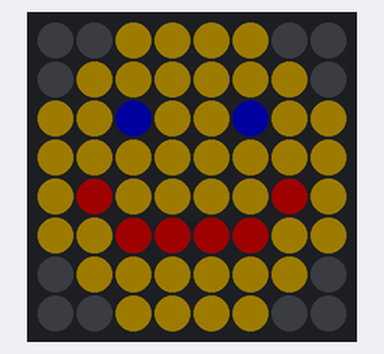
This program was run on a simulated Raspberry Pi Pico running MicroPython. On the bench: 8×8 RGB LED matrix (first LED top left, wired row by row, every second row reversed). Dim RGB values are drawn brighter than linear; what the program prints to the serial console is not drawn.

Above: at 0.1 s.
At 2.09 s:
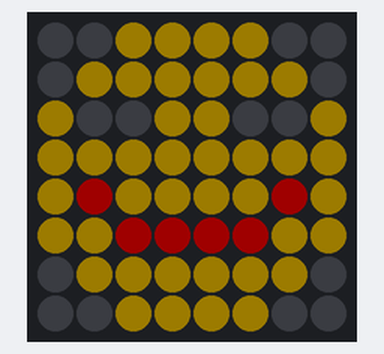
At 3.7 s:
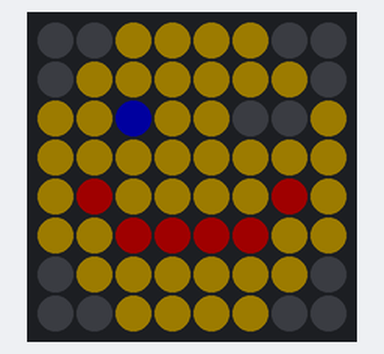

Measured:
- by itself, everything shown: repeats every 4.2 s, in 4 steps
- what the display in image 2 shows lasts 0.5 s, from 3.7 s to 4.2 s

The program:

11-winking-face.py
```python
# Lab 11: Winking Face
# Filename: 11-winking-face.py
# Version: 1.0.0
#
# An animation: the smiley face blinks, then winks at you. An animation is
# a list of pictures, called frames, shown one after another. Each frame
# has a picture and the number of seconds it stays on the matrix.

from machine import Pin
from neopixel import NeoPixel
from utime import sleep
import config

print("Lab 11: Winking Face (version 1.0.0)")

# hardware settings from config.py
NEOPIXEL_PIN = config.NEOPIXEL_PIN
NUMBER_PIXELS = config.NUMBER_PIXELS
MATRIX_WIDTH = config.MATRIX_WIDTH
MATRIX_HEIGHT = config.MATRIX_HEIGHT
SERPENTINE = config.SERPENTINE

strip = NeoPixel(Pin(NEOPIXEL_PIN), NUMBER_PIXELS)

# the color key: which color each letter stands for
COLORS = {
    ".": (0, 0, 0),         # off
    "Y": (28, 22, 0),       # yellow
    "B": (0, 0, 32),        # blue
    "R": (32, 0, 0),        # red
}

# three pictures of the same face. Only row 2, the eyes, is different.
FACE = [
    "..YYYY..",
    ".YYYYYY.",
    "YYBYYBYY",
    "YYYYYYYY",
    "YRYYYYRY",
    "YYRRRRYY",
    ".YYYYYY.",
    "..YYYY..",
]

BLINK = [
    "..YYYY..",
    ".YYYYYY.",
    "Y..YY..Y",
    "YYYYYYYY",
    "YRYYYYRY",
    "YYRRRRYY",
    ".YYYYYY.",
    "..YYYY..",
]

WINK = [
    "..YYYY..",
    ".YYYYYY.",
    "YYBYY..Y",
    "YYYYYYYY",
    "YRYYYYRY",
    "YYRRRRYY",
    ".YYYYYY.",
    "..YYYY..",
]

# the animation: (picture, seconds to show it)
FRAMES = [
    (FACE, 2.0),
    (BLINK, 0.15),
    (FACE, 1.5),
    (WINK, 0.5),
]

def xy(x, y):
    if SERPENTINE and y % 2 == 1:
        return y * MATRIX_WIDTH + (MATRIX_WIDTH - 1 - x)
    return y * MATRIX_WIDTH + x

def draw(picture):
    # look at every letter and give the pixel in the same spot its color
    for y in range(MATRIX_HEIGHT):
        for x in range(MATRIX_WIDTH):
            letter = picture[y][x]
            strip[xy(x, y)] = COLORS[letter]
    strip.write()

while True:
    for picture, seconds in FRAMES:
        draw(picture)
        sleep(seconds)
```

config.py
```python
# Moving Rainbow Configuration file
# Filename: config.py
# Version: 1.0.0
#
# This file contains the hardware configuration for the Tilt-a-Rainbow
# Mini kit. It is imported by each program.

# 8x8 NeoPixel matrix (64 pixels)
NEOPIXEL_PIN = 0
MATRIX_WIDTH = 8
MATRIX_HEIGHT = 8
NUMBER_PIXELS = MATRIX_WIDTH * MATRIX_HEIGHT
# Some 8x8 panels are wired in a zig-zag: row 0 runs left to right,
# row 1 runs right to left, and so on. This panel is NOT: every row runs
# left to right. (Checked on the real panel: pixel 8 sits right below
# pixel 0.) Run 06-walk-pixels.py to see the pixel order.
SERPENTINE = False

# The color number the programs use when ALL 64 pixels are lit at once.
# 64 pixels at (20, 20, 20) draw about 300 mA, safely under the 500 mA a
# USB port supplies. Programs that light only a few pixels can use bigger
# numbers.
LEVEL = 20

# Two mode buttons, each wired from its GPIO pin to GND
BUTTON_PIN_1 = 14
BUTTON_PIN_2 = 15

# Accelerometer on I2C bus 0 (GP16 is SDA, GP17 is SCL)
# LIS3DH accelerometer. 0x19 is the usual address (0x18 if SDO is tied to GND).
# Run 02-probe.py to check.
ACCEL_I2C_ID = 0
ACCEL_SDA_PIN = 16
ACCEL_SCL_PIN = 17
ACCEL_ADDRESS = 0x19
```
